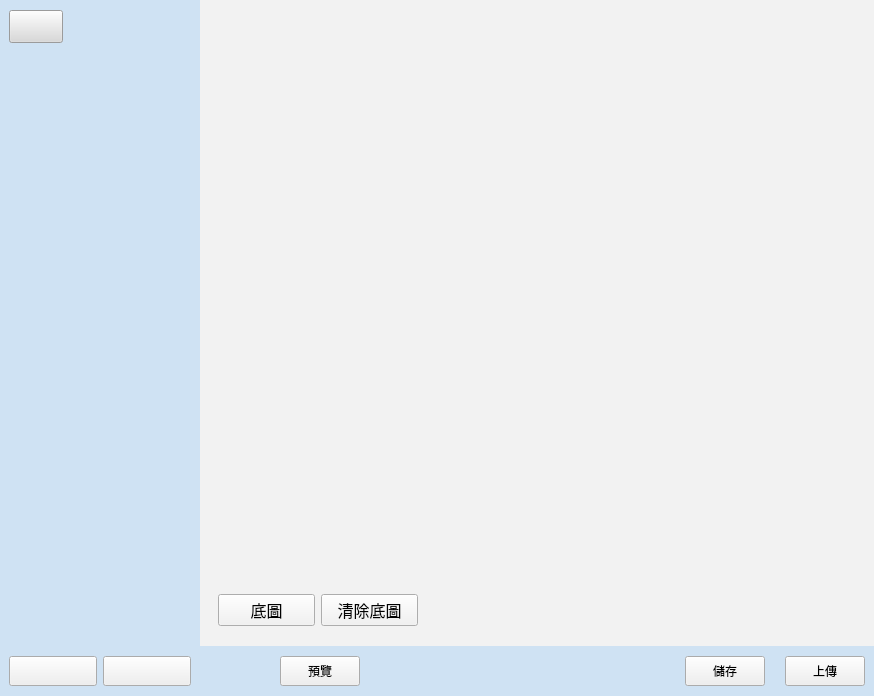
<?xml version="1.0" encoding="UTF-8"?>
<ui version="4.0">
 <class>StageEditArea</class>
 <widget class="QWidget" name="StageEditArea">
  <property name="geometry">
   <rect>
    <x>0</x>
    <y>0</y>
    <width>874</width>
    <height>696</height>
   </rect>
  </property>
  <property name="windowTitle">
   <string>Form</string>
  </property>
  <property name="styleSheet">
   <string notr="true">
</string>
  </property>
  <layout class="QGridLayout" name="gridLayout">
   <property name="leftMargin">
    <number>0</number>
   </property>
   <property name="topMargin">
    <number>0</number>
   </property>
   <property name="rightMargin">
    <number>0</number>
   </property>
   <property name="bottomMargin">
    <number>0</number>
   </property>
   <property name="spacing">
    <number>0</number>
   </property>
   <item row="0" column="0">
    <widget class="QWidget" name="wBg" native="true">
     <property name="minimumSize">
      <size>
       <width>400</width>
       <height>400</height>
      </size>
     </property>
     <property name="styleSheet">
      <string notr="true">QWidget#wBg{background-color: rgb(207, 226, 243);}</string>
     </property>
     <layout class="QGridLayout" name="gridLayout_9">
      <property name="leftMargin">
       <number>0</number>
      </property>
      <property name="topMargin">
       <number>0</number>
      </property>
      <property name="rightMargin">
       <number>0</number>
      </property>
      <property name="bottomMargin">
       <number>0</number>
      </property>
      <property name="spacing">
       <number>0</number>
      </property>
      <item row="0" column="3" rowspan="4">
       <widget class="QWidget" name="wBody" native="true">
        <property name="minimumSize">
         <size>
          <width>200</width>
          <height>200</height>
         </size>
        </property>
        <property name="styleSheet">
         <string notr="true">background-color: rgb(242, 242, 242);</string>
        </property>
        <layout class="QVBoxLayout" name="verticalLayout_2">
         <property name="spacing">
          <number>11</number>
         </property>
         <property name="bottomMargin">
          <number>11</number>
         </property>
         <item>
          <widget class="QWidget" name="widget_2" native="true">
           <property name="minimumSize">
            <size>
             <width>200</width>
             <height>200</height>
            </size>
           </property>
           <layout class="QHBoxLayout" name="horizontalLayout_4">
            <property name="leftMargin">
             <number>0</number>
            </property>
            <property name="topMargin">
             <number>0</number>
            </property>
            <property name="rightMargin">
             <number>0</number>
            </property>
            <property name="bottomMargin">
             <number>0</number>
            </property>
            <item>
             <widget class="QStackedWidget" name="wStackWork">
              <property name="styleSheet">
               <string notr="true">QWidget#wContent{background-color: rgb(239, 239, 239);}</string>
              </property>
              <property name="currentIndex">
               <number>0</number>
              </property>
              <widget class="QWidget" name="pageWork">
               <property name="styleSheet">
                <string notr="true">QWidget#pageWork{background-color: rgb(242, 242, 242);}</string>
               </property>
               <layout class="QGridLayout" name="gridLayout_4">
                <item row="2" column="1">
                 <widget class="QWidget" name="widget_5" native="true">
                  <property name="sizePolicy">
                   <sizepolicy hsizetype="Preferred" vsizetype="Fixed">
                    <horstretch>0</horstretch>
                    <verstretch>0</verstretch>
                   </sizepolicy>
                  </property>
                  <layout class="QHBoxLayout" name="horizontalLayout_5">
                   <property name="leftMargin">
                    <number>0</number>
                   </property>
                   <property name="topMargin">
                    <number>0</number>
                   </property>
                   <property name="rightMargin">
                    <number>0</number>
                   </property>
                   <property name="bottomMargin">
                    <number>0</number>
                   </property>
                   <item>
                    <widget class="QPushButton" name="btnLayerBg">
                     <property name="font">
                      <font>
                       <family>Agency FB</family>
                       <pointsize>12</pointsize>
                       <weight>50</weight>
                       <italic>false</italic>
                       <bold>false</bold>
                      </font>
                     </property>
                     <property name="text">
                      <string>底圖</string>
                     </property>
                    </widget>
                   </item>
                   <item>
                    <widget class="QPushButton" name="btnDelLayerBg">
                     <property name="font">
                      <font>
                       <family>Agency FB</family>
                       <pointsize>12</pointsize>
                       <weight>50</weight>
                       <italic>false</italic>
                       <bold>false</bold>
                      </font>
                     </property>
                     <property name="text">
                      <string>清除底圖</string>
                     </property>
                    </widget>
                   </item>
                  </layout>
                 </widget>
                </item>
                <item row="0" column="5" rowspan="3">
                 <widget class="QWidget" name="wEditArea" native="true">
                  <property name="sizePolicy">
                   <sizepolicy hsizetype="Fixed" vsizetype="Preferred">
                    <horstretch>0</horstretch>
                    <verstretch>0</verstretch>
                   </sizepolicy>
                  </property>
                  <property name="minimumSize">
                   <size>
                    <width>200</width>
                    <height>100</height>
                   </size>
                  </property>
                  <property name="maximumSize">
                   <size>
                    <width>16777215</width>
                    <height>16777215</height>
                   </size>
                  </property>
                  <layout class="QGridLayout" name="gridLayout_3">
                   <property name="topMargin">
                    <number>0</number>
                   </property>
                   <property name="bottomMargin">
                    <number>0</number>
                   </property>
                   <item row="0" column="0">
                    <widget class="QTabWidget" name="tabWidget">
                     <property name="sizePolicy">
                      <sizepolicy hsizetype="Fixed" vsizetype="Expanding">
                       <horstretch>0</horstretch>
                       <verstretch>0</verstretch>
                      </sizepolicy>
                     </property>
                     <property name="font">
                      <font>
                       <pointsize>-1</pointsize>
                       <weight>50</weight>
                       <italic>false</italic>
                       <bold>false</bold>
                      </font>
                     </property>
                     <property name="styleSheet">
                      <string notr="true">background-color: rgba(195, 75, 0,0);
font: 20px ;</string>
                     </property>
                     <property name="currentIndex">
                      <number>0</number>
                     </property>
                     <widget class="LayerEditor" name="wStyle">
                      <attribute name="title">
                       <string>屬性</string>
                      </attribute>
                     </widget>
                     <widget class="LayerAction" name="wAction">
                      <attribute name="title">
                       <string>行為</string>
                      </attribute>
                     </widget>
                    </widget>
                   </item>
                  </layout>
                 </widget>
                </item>
                <item row="0" column="7">
                 <spacer name="horizontalSpacer_3">
                  <property name="orientation">
                   <enum>Qt::Horizontal</enum>
                  </property>
                  <property name="sizeHint" stdset="0">
                   <size>
                    <width>40</width>
                    <height>20</height>
                   </size>
                  </property>
                 </spacer>
                </item>
                <item row="0" column="0">
                 <spacer name="horizontalSpacer_2">
                  <property name="orientation">
                   <enum>Qt::Horizontal</enum>
                  </property>
                  <property name="sizeHint" stdset="0">
                   <size>
                    <width>40</width>
                    <height>20</height>
                   </size>
                  </property>
                 </spacer>
                </item>
                <item row="0" column="2" rowspan="3">
                 <widget class="DisplayWidget" name="wDisplay" native="true">
                  <property name="minimumSize">
                   <size>
                    <width>540</width>
                    <height>0</height>
                   </size>
                  </property>
                 </widget>
                </item>
                <item row="0" column="1" rowspan="2">
                 <widget class="LayerAddContent" name="wAdd" native="true">
                  <property name="minimumSize">
                   <size>
                    <width>200</width>
                    <height>0</height>
                   </size>
                  </property>
                  <property name="maximumSize">
                   <size>
                    <width>200</width>
                    <height>16777215</height>
                   </size>
                  </property>
                 </widget>
                </item>
               </layout>
              </widget>
             </widget>
            </item>
           </layout>
          </widget>
         </item>
        </layout>
       </widget>
      </item>
      <item row="0" column="0" colspan="3">
       <widget class="QWidget" name="widget" native="true">
        <property name="maximumSize">
         <size>
          <width>16777215</width>
          <height>54</height>
         </size>
        </property>
        <property name="styleSheet">
         <string notr="true"/>
        </property>
        <layout class="QGridLayout" name="gridLayout_2">
         <item row="0" column="0">
          <widget class="QPushButton" name="btnBack">
           <property name="minimumSize">
            <size>
             <width>54</width>
             <height>33</height>
            </size>
           </property>
           <property name="maximumSize">
            <size>
             <width>54</width>
             <height>16777215</height>
            </size>
           </property>
           <property name="focusPolicy">
            <enum>Qt::NoFocus</enum>
           </property>
           <property name="styleSheet">
            <string notr="true">border-image: url(:/button/back-icon.png);
 background-color: rgb(217,217,217);

</string>
           </property>
           <property name="text">
            <string/>
           </property>
          </widget>
         </item>
         <item row="0" column="1">
          <spacer name="horizontalSpacer">
           <property name="orientation">
            <enum>Qt::Horizontal</enum>
           </property>
           <property name="sizeHint" stdset="0">
            <size>
             <width>40</width>
             <height>20</height>
            </size>
           </property>
          </spacer>
         </item>
        </layout>
       </widget>
      </item>
      <item row="5" column="3">
       <widget class="QWidget" name="wBottom" native="true">
        <property name="minimumSize">
         <size>
          <width>0</width>
          <height>50</height>
         </size>
        </property>
        <property name="maximumSize">
         <size>
          <width>16777215</width>
          <height>50</height>
         </size>
        </property>
        <layout class="QHBoxLayout" name="horizontalLayout">
         <property name="spacing">
          <number>20</number>
         </property>
         <property name="leftMargin">
          <number>80</number>
         </property>
         <property name="topMargin">
          <number>0</number>
         </property>
         <property name="bottomMargin">
          <number>0</number>
         </property>
         <item>
          <widget class="QPushButton" name="btnView">
           <property name="minimumSize">
            <size>
             <width>80</width>
             <height>30</height>
            </size>
           </property>
           <property name="maximumSize">
            <size>
             <width>16777215</width>
             <height>30</height>
            </size>
           </property>
           <property name="focusPolicy">
            <enum>Qt::NoFocus</enum>
           </property>
           <property name="text">
            <string>預覽</string>
           </property>
          </widget>
         </item>
         <item>
          <spacer name="horizontalSpacer_4">
           <property name="orientation">
            <enum>Qt::Horizontal</enum>
           </property>
           <property name="sizeHint" stdset="0">
            <size>
             <width>40</width>
             <height>20</height>
            </size>
           </property>
          </spacer>
         </item>
         <item>
          <widget class="QPushButton" name="btnSave">
           <property name="minimumSize">
            <size>
             <width>80</width>
             <height>30</height>
            </size>
           </property>
           <property name="maximumSize">
            <size>
             <width>16777215</width>
             <height>30</height>
            </size>
           </property>
           <property name="focusPolicy">
            <enum>Qt::NoFocus</enum>
           </property>
           <property name="text">
            <string>儲存</string>
           </property>
          </widget>
         </item>
         <item>
          <widget class="QPushButton" name="btnUpload">
           <property name="minimumSize">
            <size>
             <width>80</width>
             <height>30</height>
            </size>
           </property>
           <property name="maximumSize">
            <size>
             <width>16777215</width>
             <height>30</height>
            </size>
           </property>
           <property name="focusPolicy">
            <enum>Qt::NoFocus</enum>
           </property>
           <property name="text">
            <string>上傳</string>
           </property>
          </widget>
         </item>
        </layout>
       </widget>
      </item>
      <item row="1" column="0" rowspan="3" colspan="3">
       <widget class="QScrollArea" name="scrollArea">
        <property name="minimumSize">
         <size>
          <width>200</width>
          <height>0</height>
         </size>
        </property>
        <property name="styleSheet">
         <string notr="true">background-color: rgba(255, 255, 255, 0);</string>
        </property>
        <property name="horizontalScrollBarPolicy">
         <enum>Qt::ScrollBarAlwaysOff</enum>
        </property>
        <property name="widgetResizable">
         <bool>true</bool>
        </property>
        <widget class="QWidget" name="scrollAreaWidgetContents">
         <property name="geometry">
          <rect>
           <x>0</x>
           <y>0</y>
           <width>198</width>
           <height>590</height>
          </rect>
         </property>
         <layout class="QGridLayout" name="gridLayout_10">
          <item row="1" column="0">
           <widget class="LayerSelector" name="wLayerSelector" native="true">
            <property name="minimumSize">
             <size>
              <width>180</width>
              <height>0</height>
             </size>
            </property>
           </widget>
          </item>
         </layout>
        </widget>
       </widget>
      </item>
      <item row="5" column="0" colspan="3">
       <widget class="QWidget" name="widget_3" native="true">
        <layout class="QHBoxLayout" name="horizontalLayout_2">
         <item>
          <widget class="QPushButton" name="btnRemoveLayer">
           <property name="maximumSize">
            <size>
             <width>16777215</width>
             <height>30</height>
            </size>
           </property>
           <property name="font">
            <font>
             <family>Agency FB</family>
             <pointsize>12</pointsize>
             <weight>50</weight>
             <italic>false</italic>
             <bold>false</bold>
            </font>
           </property>
           <property name="focusPolicy">
            <enum>Qt::NoFocus</enum>
           </property>
           <property name="styleSheet">
            <string notr="true">color: rgb(255, 0, 0);image: url(:/button/remove.png);</string>
           </property>
           <property name="text">
            <string/>
           </property>
          </widget>
         </item>
         <item>
          <widget class="QPushButton" name="btnAddLayer">
           <property name="minimumSize">
            <size>
             <width>0</width>
             <height>30</height>
            </size>
           </property>
           <property name="maximumSize">
            <size>
             <width>16777215</width>
             <height>30</height>
            </size>
           </property>
           <property name="font">
            <font>
             <family>Agency FB</family>
             <pointsize>12</pointsize>
             <weight>50</weight>
             <italic>false</italic>
             <bold>false</bold>
            </font>
           </property>
           <property name="focusPolicy">
            <enum>Qt::NoFocus</enum>
           </property>
           <property name="styleSheet">
            <string notr="true">image: url(:/button/add.png);</string>
           </property>
           <property name="text">
            <string/>
           </property>
          </widget>
         </item>
        </layout>
       </widget>
      </item>
     </layout>
    </widget>
   </item>
  </layout>
 </widget>
 <customwidgets>
  <customwidget>
   <class>LayerSelector</class>
   <extends>QWidget</extends>
   <header>LayerSelector.h</header>
   <container>1</container>
  </customwidget>
  <customwidget>
   <class>DisplayWidget</class>
   <extends>QWidget</extends>
   <header>DisplayWidget.h</header>
   <container>1</container>
  </customwidget>
  <customwidget>
   <class>LayerEditor</class>
   <extends>QWidget</extends>
   <header>LayerEditor.h</header>
   <container>1</container>
  </customwidget>
  <customwidget>
   <class>LayerAddContent</class>
   <extends>QWidget</extends>
   <header>LayerAddContent.h</header>
   <container>1</container>
  </customwidget>
  <customwidget>
   <class>LayerAction</class>
   <extends>QWidget</extends>
   <header>LayerAction.h</header>
   <container>1</container>
  </customwidget>
 </customwidgets>
 <resources/>
 <connections/>
</ui>
